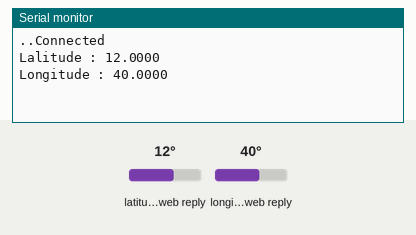
A sketch run on a simulated ESP32. Shown: the last lines printed to the serial monitor. The test bench sets the inputs (shaded band); at power-on: latitude in the web reply 12°, longitude in the web reply 40°. WiFi joins after 1.5 s; servers stay silent unless stated; web services answer with replies made up by the test bench.

Above: at 3.2 s.
3.3 s: latitude in the web reply set to -49°
11.1 s: longitude in the web reply set to -172°
At 13.3 s:
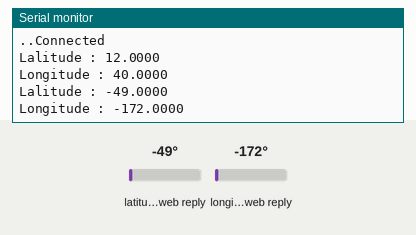
18.9 s: latitude in the web reply set to -26°
At 23.5 s:
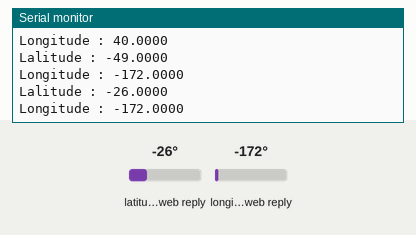

The sketch:

Esp32_Space_Center_Position_Arduino_Json6_Vareint.ino
```cpp
/*feel free to contact
 * sreeramaj53@gmail.com
 * www.youtube.com/ZenoModiff
 * last updated - time 07:19 PM - date 20 june 2021
 * Github Link :-- https://github.com/Zenomodiff/Esp32-Basic-HTTP-Get-Request-Arduino-json-6-Varient
 */

#include <WiFi.h>
#include <HTTPClient.h>
#include <ArduinoJson.h>

const char* ssid = "Zeno";
const char* password = "9061116368";

void setup() {

Serial.begin(115200);
WiFi.begin(ssid, password);

while (WiFi.status() != WL_CONNECTED) {
delay(1000);
Serial.print(".");
}
Serial.print("Connected");
Serial.println();
}

void loop() {

if ((WiFi.status() == WL_CONNECTED)) {
HTTPClient http;
http.begin("http://api.open-notify.org/iss-now.json");
int httpCode = http.GET();
if (httpCode > 0) {
String payload = http.getString();


StaticJsonDocument<755> doc;

DeserializationError error = deserializeJson(doc, payload);

long timestamp = doc["timestamp"];
const char* message = doc["message"];

const char* iss_position_latitude = doc["iss_position"]["latitude"];
const char* iss_position_longitude = doc["iss_position"]["longitude"];


Serial.println();
Serial.print("Lalitude : "); Serial.println(iss_position_latitude);
Serial.print("Longitude : "); Serial.println(iss_position_longitude);

}

    else {
      Serial.println("Error on HTTP request");
}

    http.end();
}

  delay(10000);

}
```

Measured:
- after the input at 11.1 s, the serial monitor: prints a new line after 1.3 s (image 1)
- after the input at 18.9 s, the serial monitor: prints a new line after 3.7 s (image 2)
